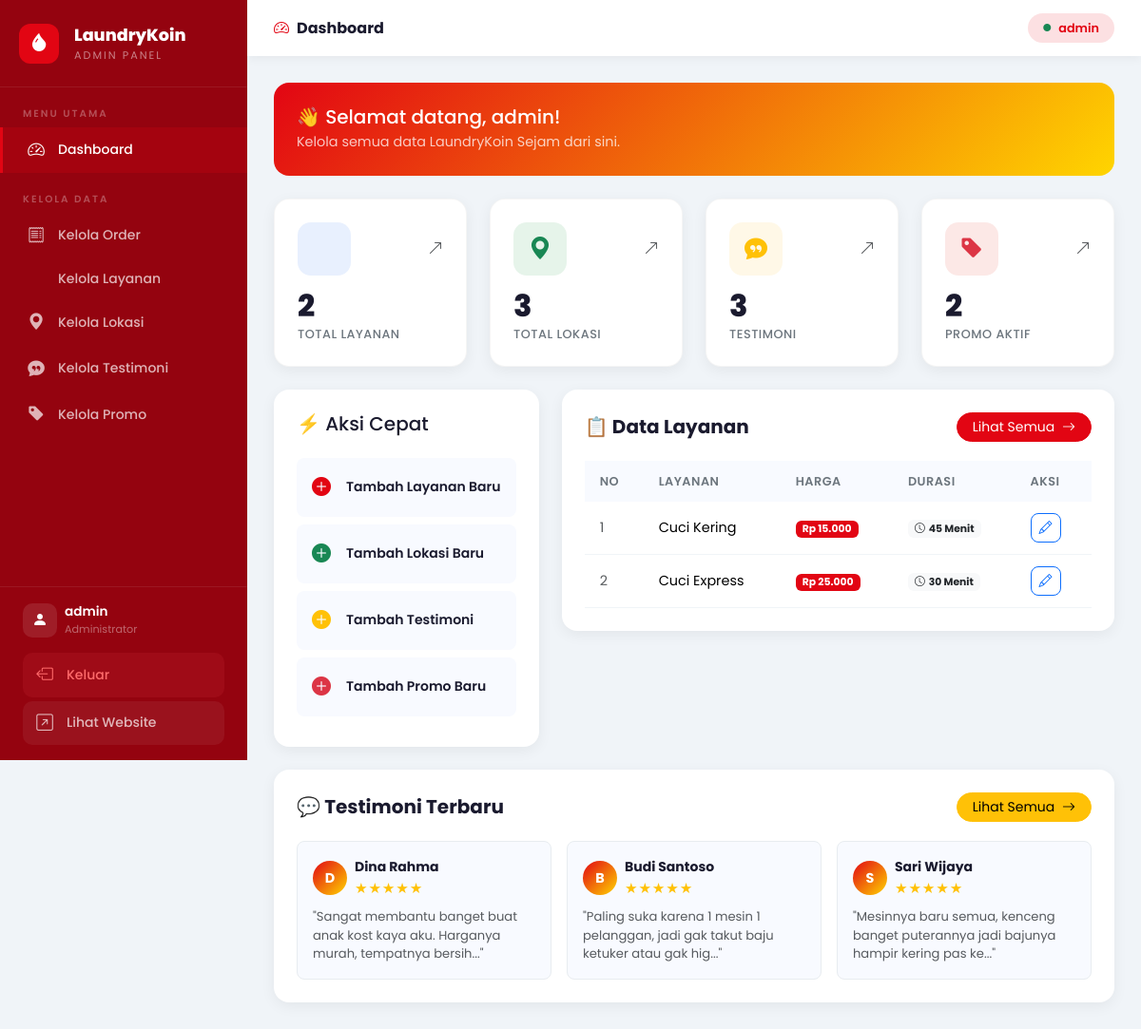
The page /admin/index.php (signed in) on the database its author committed.
### tables this page shows
CREATE TABLE `layanan` (
  `id` INT UNSIGNED NOT NULL AUTO_INCREMENT,
  `nama_layanan` VARCHAR(255) NOT NULL,
  `harga` INT UNSIGNED NOT NULL,
  `durasi` VARCHAR(100) NOT NULL,
  PRIMARY KEY (`id`)
);

CREATE TABLE `testimoni` (
  `id` INT UNSIGNED NOT NULL AUTO_INCREMENT,
  `nama_pelanggan` VARCHAR(255) NOT NULL,
  `isi_testimoni` TEXT NOT NULL,
  `rating` TINYINT UNSIGNED NOT NULL DEFAULT 5,
  PRIMARY KEY (`id`)
);

### includes/koneksi.php (called while the page is built, shortened)
<?php
function query(mysqli $koneksi, string $sql)
{
    return mysqli_query($koneksi, $sql);
}
function formatRupiah($value)
{
    return 'Rp ' . number_format((float) $value, 0, ',', '.');
}

### admin/index.php (the view, shortened to what this page needs)
<?php
require_once __DIR__ . '/../includes/koneksi.php';
require_once __DIR__ . '/includes/common.php';
function countTable(mysqli $koneksi, string $table): int {
    $result = mysqli_query($koneksi, "SELECT COUNT(*) as total FROM $table");
    if ($result) {
        $row = mysqli_fetch_assoc($result);
        return (int) $row['total'];
    }
    return 0;
}
$total_layanan  = countTable($koneksi, 'layanan');
$total_lokasi   = countTable($koneksi, 'lokasi');
$total_testi    = countTable($koneksi, 'testimoni');
$total_promo    = countTable($koneksi, 'promo');
$latest_testi  = query($koneksi, "SELECT * FROM testimoni ORDER BY id DESC LIMIT 3");
$latest_layanan = query($koneksi, "SELECT * FROM layanan ORDER BY id ASC LIMIT 5");
?>
<!DOCTYPE html>
<html lang="id">
<head>
    <link rel="stylesheet" href="https://cdn.jsdelivr.net/npm/bootstrap@5.3.2/dist/css/bootstrap.min.css">
    <link rel="stylesheet" href="https://cdn.jsdelivr.net/npm/bootstrap-icons@1.11.3/font/bootstrap-icons.min.css">
    <link rel="stylesheet" href="../assets/css/admin.css">
</head>
<body>
<?php include 'includes/sidebar.php'; ?>
<div class="main-wrapper">
    <div class="admin-topbar">
        <div class="d-flex align-items-center gap-3">
            <div class="topbar-title">
                <i class="bi bi-speedometer2 me-2 text-primary"></i>Dashboard
            </div>
        </div>
        <div class="topbar-right">
            <div class="admin-badge">
                <i class="bi bi-circle-fill text-success" style="font-size:0.5rem"></i>
                <?= htmlspecialchars($_SESSION['admin_username']) ?>
            </div>
        </div>
    </div>
    <div class="content-area">
        <div class="p-4 rounded-4 mb-4 text-white"
             style="background: linear-gradient(135deg, #e20513, #ffd500);">
            <div class="row align-items-center">
                <div class="col">
                    <h5 class="fw-800 mb-1">
                        👋 Selamat datang, <?= htmlspecialchars($_SESSION['admin_username']) ?>!
                    </h5>
                    <p class="mb-0 opacity-75" style="font-size:0.9rem">
                        Kelola semua data LaundryKoin Sejam dari sini.
                    </p>
                </div>
            </div>
        </div>
        <div class="row g-4 mb-4">
            <?php
            $stats = [
                ['label' => 'Total Layanan', 'value' => $total_layanan, 'icon' => 'bi-washing-machine', 'color' => 'primary', 'bg' => '#e8f0fe', 'link' => 'layanan.php'],
                ['label' => 'Total Lokasi',  'value' => $total_lokasi,  'icon' => 'bi-geo-alt-fill',    'color' => 'success', 'bg' => '#e6f4ea', 'link' => 'lokasi.php'],
                ['label' => 'Testimoni',      'value' => $total_testi,   'icon' => 'bi-chat-quote-fill', 'color' => 'warning', 'bg' => '#fff8e7', 'link' => 'testimoni.php'],
                ['label' => 'Promo Aktif',    'value' => $total_promo,   'icon' => 'bi-tag-fill',        'color' => 'danger',  'bg' => '#fce8e6', 'link' => 'promo.php'],
            ];
            foreach ($stats as $s):
            ?>
            <div class="col-6 col-lg-3">
                <a href="<?= $s['link'] ?>" class="text-decoration-none">
                    <div class="stat-card">
                        <div class="d-flex align-items-center justify-content-between mb-3">
                            <div class="stat-icon" style="background:<?= $s['bg'] ?>;color:var(--bs-<?= $s['color'] ?>)">
                                <i class="bi <?= $s['icon'] ?>"></i>
                            </div>
                            <i class="bi bi-arrow-up-right text-muted"></i>
                        </div>
                        <div class="stat-number"><?= $s['value'] ?></div>
                        <div class="stat-label mt-1"><?= $s['label'] ?></div>
                    </div>
                </a>
            </div>
            <?php endforeach; ?>
        </div>
        <div class="row g-4">
            <div class="col-lg-4">
                <div class="data-table-wrap h-100">
                    <h5 class="fw-700 mb-4">⚡ Aksi Cepat</h5>
                    <?php
                    $actions = [
                        ['href' => 'layanan.php?action=tambah', 'icon' => 'bi-plus-circle-fill', 'color' => 'primary', 'label' => 'Tambah Layanan Baru'],
                        ['href' => 'lokasi.php?action=tambah',  'icon' => 'bi-plus-circle-fill', 'color' => 'success', 'label' => 'Tambah Lokasi Baru'],
                        ['href' => 'testimoni.php?action=tambah','icon' => 'bi-plus-circle-fill','color' => 'warning', 'label' => 'Tambah Testimoni'],
                        ['href' => 'promo.php?action=tambah',   'icon' => 'bi-plus-circle-fill', 'color' => 'danger',  'label' => 'Tambah Promo Baru'],
                    ];
                    foreach ($actions as $a):
                    ?>
                    <a href="<?= $a['href'] ?>"
                       class="d-flex align-items-center gap-3 p-3 mb-2 rounded-3 text-decoration-none"
                       style="background:#f8faff;transition:all 0.2s;"
                       onmouseover="this.style.background='#e8f0fe'"
                       onmouseout="this.style.background='#f8faff'">
                        <i class="bi <?= $a['icon'] ?> text-<?= $a['color'] ?> fs-5"></i>
                        <span style="font-size:0.875rem;font-weight:600;color:#1a1a2e">
                            <?= $a['label'] ?>
                        </span>
                    </a>
                    <?php endforeach; ?>
                </div>
            </div>
            <div class="col-lg-8">
                <div class="data-table-wrap">
                    <div class="table-header">
                        <h5>📋 Data Layanan</h5>
                        <a href="layanan.php" class="btn btn-primary btn-sm rounded-pill px-3">
                            Lihat Semua <i class="bi bi-arrow-right ms-1"></i>
                        </a>
                    </div>
                    <div class="table-responsive">
                        <table class="table table-hover mb-0">
                            <thead>
                                <tr>
                                    <th>No</th>
                                    <th>Layanan</th>
                                    <th>Harga</th>
                                    <th>Durasi</th>
                                    <th>Aksi</th>
                                </tr>
                            </thead>
                            <tbody>
                                <?php
                                if ($latest_layanan && mysqli_num_rows($latest_layanan) > 0):
                                    $no = 1;
                                    while ($l = mysqli_fetch_assoc($latest_layanan)):
                                ?>
                                <tr>
                                    <td class="text-muted"><?= $no++ ?></td>
                                    <td class="fw-600"><?= htmlspecialchars($l['nama_layanan']) ?></td>
                                    <td>
                                        <span class="badge bg-primary"><?= formatRupiah($l['harga']) ?></span>
                                    </td>
                                    <td>
                                        <span class="badge bg-light text-dark">
                                            <i class="bi bi-clock me-1"></i><?= htmlspecialchars($l['durasi']) ?>
                                        </span>
                                    </td>
                                    <td>
                                        <a href="layanan.php?action=edit&id=<?= $l['id'] ?>"
                                           class="btn btn-sm btn-outline-primary me-1" style="border-radius:8px">
                                            <i class="bi bi-pencil"></i>
                                        </a>
                                    </td>
                                </tr>
                                <?php
                                    endwhile;
                                endif; ?>
                            </tbody>
                        </table>
                    </div>
                </div>
            </div>
            <div class="col-12">
                <div class="data-table-wrap">
                    <div class="table-header">
                        <h5>💬 Testimoni Terbaru</h5>
                        <a href="testimoni.php" class="btn btn-warning btn-sm rounded-pill px-3">
                            Lihat Semua <i class="bi bi-arrow-right ms-1"></i>
                        </a>
                    </div>
                    <div class="row g-3">
                        <?php
                        if ($latest_testi && mysqli_num_rows($latest_testi) > 0):
                            while ($t = mysqli_fetch_assoc($latest_testi)):
                        ?>
                        <div class="col-md-4">
                            <div class="p-3 rounded-3" style="background:#f8faff;border:1px solid #e8ecf0">
                                <div class="d-flex align-items-center gap-2 mb-2">
                                    <div style="width:36px;height:36px;background:linear-gradient(135deg,#e20513,#ffd500);border-radius:50%;display:flex;align-items:center;justify-content:center;color:white;font-weight:700;font-size:0.9rem">
                                        <?= strtoupper(substr($t['nama_pelanggan'], 0, 1)) ?>
                                    </div>
                                    <div>
                                        <div style="font-size:0.875rem;font-weight:700"><?= htmlspecialchars($t['nama_pelanggan']) ?></div>
                                        <div><?= tampilkanBintang($t['rating']) ?></div>
                                    </div>
                                </div>
                                <p class="text-muted mb-0" style="font-size:0.82rem;line-height:1.5">
                                    "<?= htmlspecialchars(substr($t['isi_testimoni'], 0, 80)) ?>..."
                                </p>
                            </div>
                        </div>
                        <?php
                            endwhile;
                        else:
                        ?>
                        <div class="col-12">
                            <p class="text-center text-muted py-3">Belum ada testimoni</p>
                        </div>
                        <?php endif; ?>
                    </div>
                </div>
            </div>
        </div>
    </div>
</div>
</body>
</html>

### admin/includes/common.php
<?php
if (!function_exists('tampilkanBintang')) {
    function tampilkanBintang(int $rating = 0): string
    {
        $rating = max(0, min(5, $rating));
        $stars  = str_repeat('★', $rating) . str_repeat('☆', 5 - $rating);
        return '<span class="text-warning" style="letter-spacing:0.05rem;font-size:0.95rem;">' . $stars . '</span>';
    }
}

### assets/css/admin.css (style rules this page uses)
:root { --sidebar-width: 260px; --brand-red: #e20513; --brand-red-dark: #b1000f; --brand-yellow: #ffd500; --brand-light: #ffffff; --sidebar-bg: #94030f; --sidebar-hover: rgba(255,213,0,0.12); --sidebar-active: rgba(226,5,19,0.20); --bs-primary: #e20513; }
.btn-primary { background: var(--brand-red); border-color: var(--brand-red); color: var(--brand-light); }
.bg-primary { background-color: var(--brand-red) !important; color: var(--brand-light) !important; }
.text-primary { color: var(--brand-red) !important; }
.badge.bg-primary { background-color: var(--brand-red) !important; color: var(--brand-light) !important; }
* { box-sizing: border-box; margin: 0; padding: 0; }
body { font-family: 'Poppins', sans-serif; background: #f0f4f8; color: #1a1a2e; display: flex; min-height: 100vh; }
.main-wrapper { margin-left: var(--sidebar-width); flex: 1; display: flex; flex-direction: column; min-height: 100vh; }
.admin-topbar { background: white; padding: 14px 28px; display: flex; align-items: center; justify-content: space-between; box-shadow: 0 2px 10px rgba(0,0,0,0.06); position: sticky; top: 0; z-index: 999; }
.topbar-title { font-size: 1rem; font-weight: 700; color: #1a1a2e; }
.topbar-right { display: flex; align-items: center; gap: 12px; }
.admin-badge { background: rgba(226,5,19,0.12); color: var(--brand-red); border-radius: 50px; padding: 6px 16px; font-size: 0.8rem; font-weight: 600; display: flex; align-items: center; gap: 8px; }
.content-area { padding: 28px; flex: 1; }
.stat-card { background: white; border-radius: 16px; padding: 24px; box-shadow: 0 4px 15px rgba(0,0,0,0.06); border: 1px solid rgba(0,0,0,0.04); transition: transform 0.2s; }
.stat-icon { width: 56px; height: 56px; border-radius: 14px; display: flex; align-items: center; justify-content: center; font-size: 1.5rem; flex-shrink: 0; }
.stat-number { font-size: 2rem; font-weight: 800; color: #1a1a2e; line-height: 1; }
.stat-label { font-size: 0.8rem; color: #6c757d; font-weight: 500; text-transform: uppercase; letter-spacing: 0.5px; }
.data-table-wrap { background: white; border-radius: 16px; padding: 24px; box-shadow: 0 4px 15px rgba(0,0,0,0.06); }
.table-header { display: flex; align-items: center; justify-content: space-between; margin-bottom: 20px; flex-wrap: wrap; gap: 12px; }
.table-header h5 { font-weight: 700; color: #1a1a2e; margin: 0; }
.table thead th { background: #f8faff; font-size: 0.8rem; font-weight: 600; color: #6c757d; text-transform: uppercase; letter-spacing: 0.5px; border: none; padding: 12px 16px; }
.table tbody td { padding: 12px 16px; vertical-align: middle; border-color: #f0f4f8; font-size: 0.9rem; }

### rows shown on the page
layanan: nama_layanan "Cuci Kering", harga "Rp 15.000", durasi "45 Menit"
layanan: nama_layanan "Cuci Express", harga "Rp 25.000", durasi "30 Menit"
testimoni: nama_pelanggan "D", nama_pelanggan "Dina Rahma", isi_testimoni "Sangat membantu banget buat anak kost kaya aku. Harganya murah, tempatnya bersih"
testimoni: nama_pelanggan "B", nama_pelanggan "Budi Santoso", isi_testimoni "Paling suka karena 1 mesin 1 pelanggan, jadi gak takut baju ketuker atau gak hig"
testimoni: nama_pelanggan "S", nama_pelanggan "Sari Wijaya", isi_testimoni "Mesinnya baru semua, kenceng banget puterannya jadi bajunya hampir kering pas ke"

### other values the page prints
$_SESSION['admin_username'] "admin"
$s['value'] "2"
$s['label'] "TOTAL LAYANAN"
$s['value'] "3"
$s['label'] "TOTAL LOKASI"
$s['label'] "TESTIMONI"
$s['label'] "PROMO AKTIF"
$a['label'] "Tambah Layanan Baru"
$a['label'] "Tambah Lokasi Baru"
$a['label'] "Tambah Testimoni"
$a['label'] "Tambah Promo Baru"
